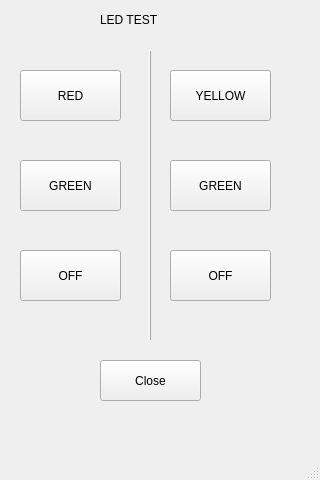
<?xml version="1.0" encoding="UTF-8"?>
<ui version="4.0">
 <class>LED_TEST</class>
 <widget class="QMainWindow" name="LED_TEST">
  <property name="geometry">
   <rect>
    <x>0</x>
    <y>0</y>
    <width>320</width>
    <height>480</height>
   </rect>
  </property>
  <property name="windowTitle">
   <string>MainWindow</string>
  </property>
  <widget class="QWidget" name="centralwidget">
   <widget class="QLabel" name="label">
    <property name="geometry">
     <rect>
      <x>100</x>
      <y>0</y>
      <width>110</width>
      <height>40</height>
     </rect>
    </property>
    <property name="styleSheet">
     <string notr="true">font: 17pt &quot;Ubuntu&quot;;</string>
    </property>
    <property name="text">
     <string>LED TEST</string>
    </property>
   </widget>
   <widget class="QFrame" name="frame">
    <property name="geometry">
     <rect>
      <x>10</x>
      <y>50</y>
      <width>281</width>
      <height>291</height>
     </rect>
    </property>
    <property name="frameShape">
     <enum>QFrame::VLine</enum>
    </property>
    <property name="frameShadow">
     <enum>QFrame::Raised</enum>
    </property>
    <property name="lineWidth">
     <number>1</number>
    </property>
    <widget class="QPushButton" name="red_led">
     <property name="geometry">
      <rect>
       <x>10</x>
       <y>20</y>
       <width>101</width>
       <height>51</height>
      </rect>
     </property>
     <property name="styleSheet">
      <string notr="true">font: 15pt &quot;Ubuntu&quot;;</string>
     </property>
     <property name="text">
      <string>RED</string>
     </property>
    </widget>
    <widget class="QPushButton" name="yellow_led">
     <property name="geometry">
      <rect>
       <x>160</x>
       <y>20</y>
       <width>101</width>
       <height>51</height>
      </rect>
     </property>
     <property name="styleSheet">
      <string notr="true">font: 15pt &quot;Ubuntu&quot;;</string>
     </property>
     <property name="text">
      <string>YELLOW</string>
     </property>
    </widget>
    <widget class="QPushButton" name="green_led">
     <property name="geometry">
      <rect>
       <x>10</x>
       <y>110</y>
       <width>101</width>
       <height>51</height>
      </rect>
     </property>
     <property name="styleSheet">
      <string notr="true">font: 15pt &quot;Ubuntu&quot;;</string>
     </property>
     <property name="text">
      <string>GREEN</string>
     </property>
    </widget>
    <widget class="QPushButton" name="green_led_1">
     <property name="geometry">
      <rect>
       <x>160</x>
       <y>110</y>
       <width>101</width>
       <height>51</height>
      </rect>
     </property>
     <property name="styleSheet">
      <string notr="true">font: 15pt &quot;Ubuntu&quot;;</string>
     </property>
     <property name="text">
      <string>GREEN</string>
     </property>
    </widget>
    <widget class="QPushButton" name="off_led_1">
     <property name="geometry">
      <rect>
       <x>10</x>
       <y>200</y>
       <width>101</width>
       <height>51</height>
      </rect>
     </property>
     <property name="styleSheet">
      <string notr="true">font: 15pt &quot;Ubuntu&quot;;</string>
     </property>
     <property name="text">
      <string>OFF</string>
     </property>
    </widget>
    <widget class="QPushButton" name="off_led_2">
     <property name="geometry">
      <rect>
       <x>160</x>
       <y>200</y>
       <width>101</width>
       <height>51</height>
      </rect>
     </property>
     <property name="styleSheet">
      <string notr="true">font: 15pt &quot;Ubuntu&quot;;</string>
     </property>
     <property name="text">
      <string>OFF</string>
     </property>
    </widget>
   </widget>
   <widget class="QPushButton" name="close_led">
    <property name="geometry">
     <rect>
      <x>100</x>
      <y>360</y>
      <width>101</width>
      <height>41</height>
     </rect>
    </property>
    <property name="styleSheet">
     <string notr="true">font: 15pt &quot;Ubuntu&quot;;</string>
    </property>
    <property name="text">
     <string>Close</string>
    </property>
   </widget>
  </widget>
  <widget class="QMenuBar" name="menubar">
   <property name="geometry">
    <rect>
     <x>0</x>
     <y>0</y>
     <width>320</width>
     <height>25</height>
    </rect>
   </property>
  </widget>
  <widget class="QStatusBar" name="statusbar"/>
 </widget>
 <resources/>
 <connections/>
</ui>
